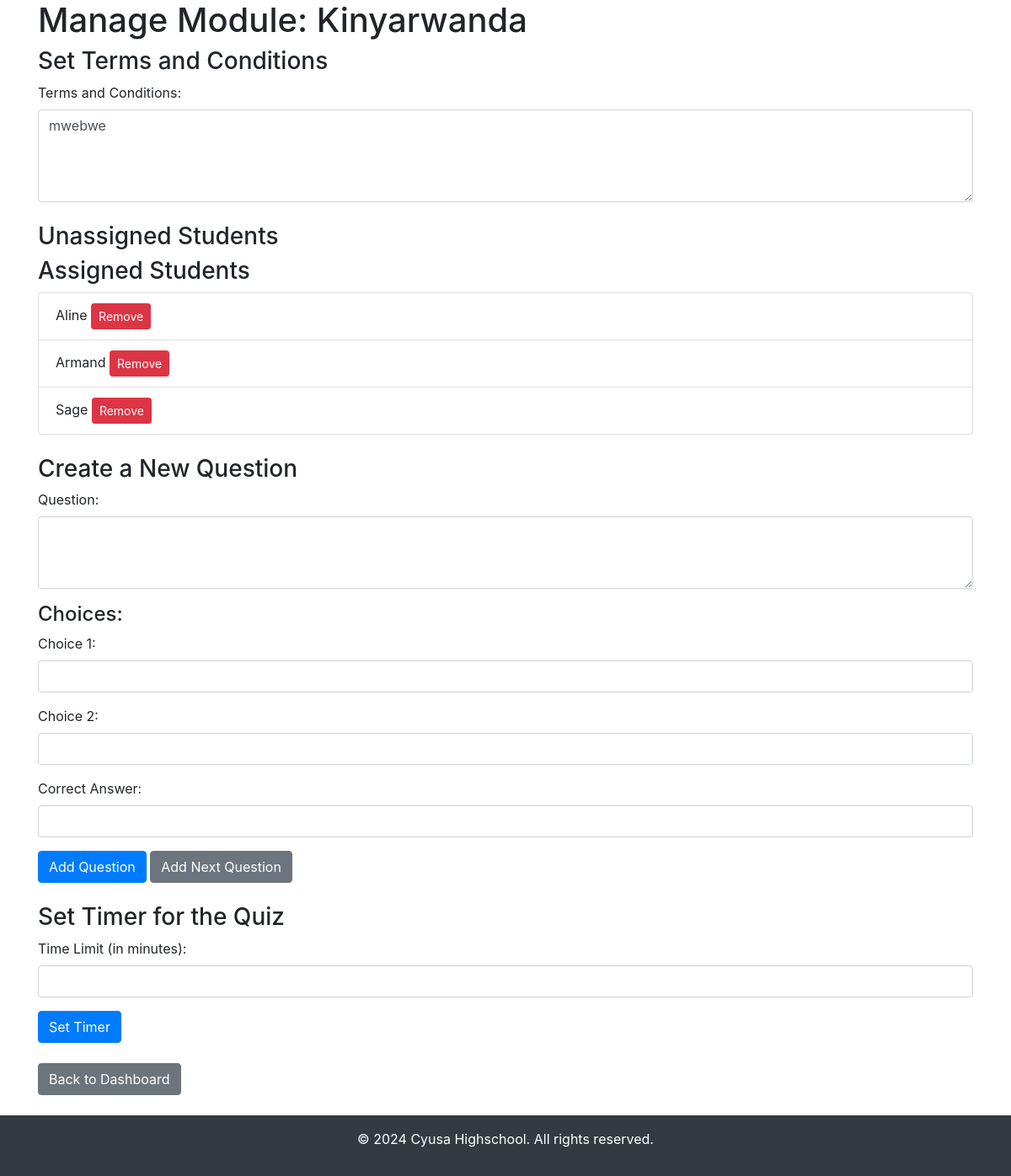
/teacher/module/1 (signed in), run on an earlier commit of the app's database.
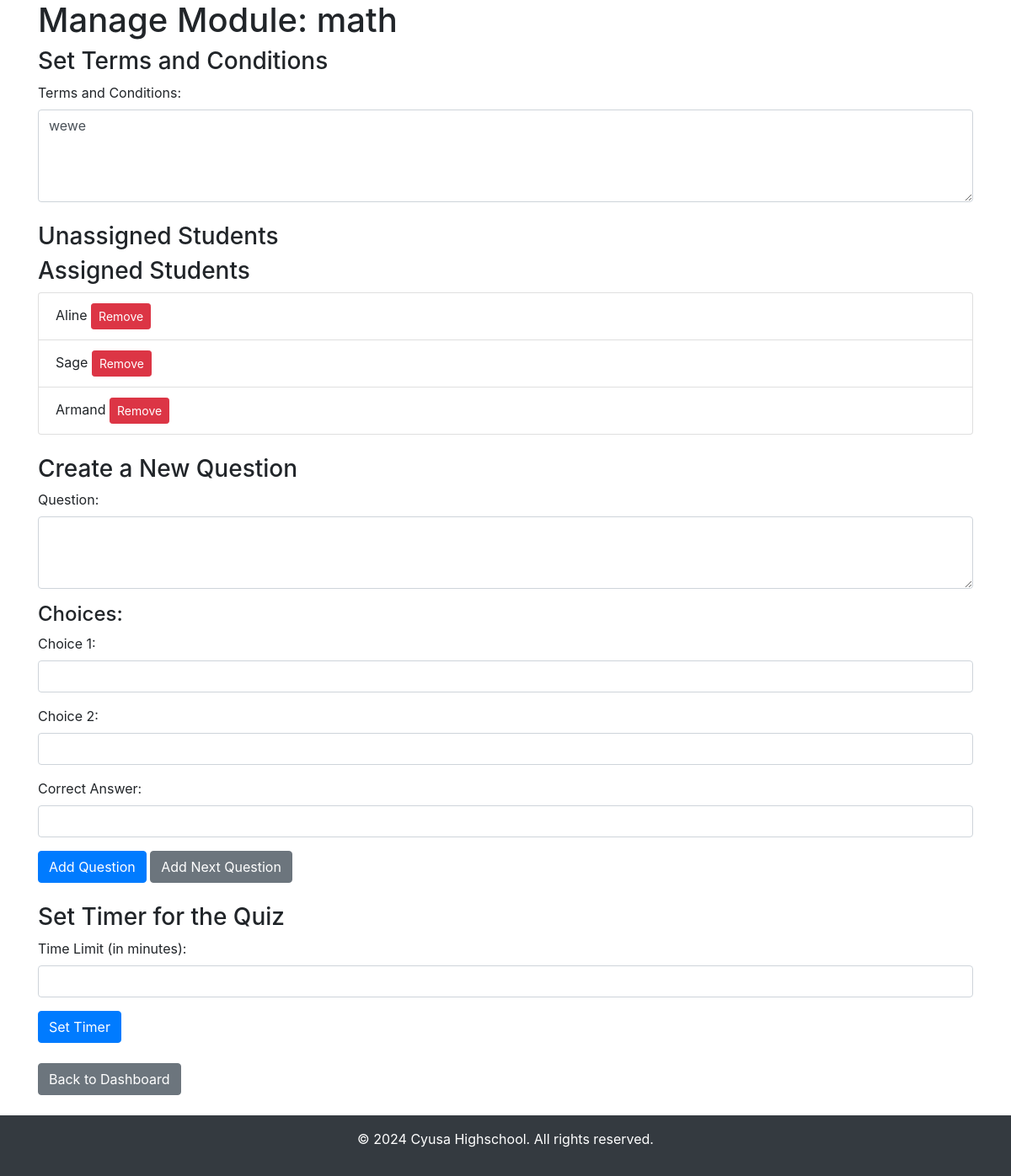
And on a later commit of the database.
### app.py (models this page shows)
class Module(db.Model):
    id = db.Column(db.Integer, primary_key=True)
    title = db.Column(db.String(100), nullable=False)
    terms_conditions = db.Column(db.Text, nullable=False)
    quizzes = db.relationship('Quiz', backref='module', lazy=True, cascade="all, delete-orphan")

class User(db.Model, UserMixin):
    id = db.Column(db.Integer, primary_key=True)
    username = db.Column(db.String(80), unique=True, nullable=False)
    password = db.Column(db.String(200), nullable=False)
    role = db.Column(db.String(20), nullable=False)  # 'teacher' or 'student'
    modules = db.relationship('Module', secondary=student_module, backref='students')

### app.py (the view, shortened to what this page needs)
@app.route('/teacher/module/<int:module_id>', methods=['GET', 'POST'])
@login_required
def manage_module(module_id):
    if current_user.role != 'teacher':
        return redirect(url_for('login'))
    module = Module.query.get(module_id)
    quiz = Quiz.query.filter_by(module_id=module_id).first()
    if not quiz:
        quiz = Quiz(title=f"{module.title} Quiz", module_id=module_id)
        db.session.add(quiz)
        db.session.commit()
    print(f"Quiz created: {quiz.title} for module {quiz.module_id}")
    all_students = User.query.filter_by(role='student').all()
    assigned_students = module.students
    unassigned_students = [student for student in all_students if student not in assigned_students]
    pass
    return render_template('manage_module.html', module=module, assigned_students=assigned_students, unassigned_students=unassigned_students)

### app.py (called while the page is built)
@login_manager.user_loader
def load_user(user_id):
    return User.query.get(int(user_id))

### templates/manage_module.html (shortened to what this page needs)
<!DOCTYPE html>
<html lang="en">
<head>
    <link rel="stylesheet" href="https://stackpath.bootstrapcdn.com/bootstrap/4.5.2/css/bootstrap.min.css">
</head>
<body>
    <div class="container">
        <h1>Manage Module: {{ module.title }}</h1>
        <h3>Set Terms and Conditions</h3>
        <form action="{{ url_for('set_terms_conditions', module_id=module.id) }}" method="POST">
            <div class="form-group">
                <label for="terms_conditions">Terms and Conditions:</label>
                <textarea class="form-control" id="terms_conditions" name="terms_conditions" rows="4" required>{{ module.terms_conditions }}</textarea>
            </div>
        </form>
        <h3 class="mt-4">Unassigned Students</h3>
        <h3>Assigned Students</h3>
        <ul class="list-group">
            {% for student in assigned_students %}
            <li class="list-group-item">
                {{ student.username }}
                <form action="{{ url_for('remove_student', module_id=module.id, student_id=student.id) }}" method="POST" style="display:inline;">
                    <button type="submit" class="btn btn-danger btn-sm">Remove</button>
                </form>
            </li>
            {% endfor %}
        </ul>
         <h3 class="mt-4" id="current-question-title">Create a New Question</h3>
         <form id="question-form" action="{{ url_for('add_question', module_id=module.id) }}" method="POST">
             <div class="form-group">
                 <label for="question_text">Question:</label>
                 <textarea class="form-control" id="question_text" name="question_text" rows="3" required></textarea>
             </div>
             <h4>Choices:</h4>
             <div id="choices_container">
                 <div class="form-group">
                     <label for="choice1">Choice 1:</label>
                     <input type="text" class="form-control" id="choice1" name="choices[]" required>
                 </div>
                 <div class="form-group">
                     <label for="choice2">Choice 2:</label>
                     <input type="text" class="form-control" id="choice2" name="choices[]" required>
                 </div>
             </div>
             <div class="form-group">
                 <label for="correct_answer">Correct Answer:</label>
                 <input type="text" class="form-control" id="correct_answer" name="correct_answer" required>
             </div>
             <button type="submit" class="btn btn-primary">Add Question</button>
             <button type="button" id="next-question" class="btn btn-secondary">Add Next Question</button>
         </form>
         <h3 class="mt-4">Set Timer for the Quiz</h3>
         <form action="{{ url_for('set_timer', module_id=module.id) }}" method="POST">
             <div class="form-group">
                 <label for="time_limit">Time Limit (in minutes):</label>
                 <input type="number" class="form-control" id="time_limit" name="time_limit" required>
             </div>
             <button type="submit" class="btn btn-primary">Set Timer</button>
         </form>
         <a href="{{ url_for('teacher_dashboard') }}" class="btn btn-secondary mt-4">Back to Dashboard</a>
     </div>
     <footer class="bg-dark text-white text-center py-3 mt-4">
         <p>© 2024 Cyusa Highschool. All rights reserved.</p>
     </footer>
 </body>
 </html>

What changed in the data, as far as the page shows it:
changed Module: title "Kinyarwanda" → "math"; terms_conditions "mwebwe" → "wewe"
shown differently, row unchanged: User "Sage": moves up the list
